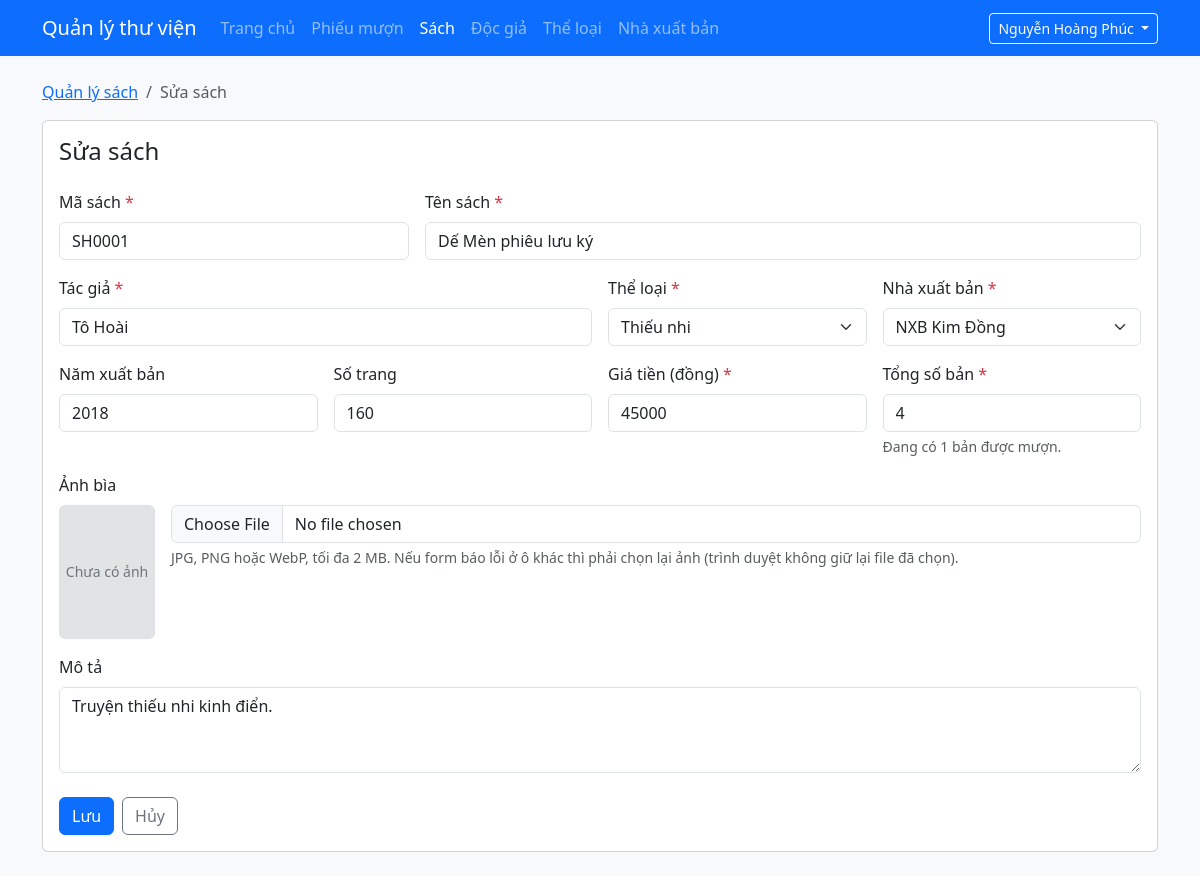
The page /admin/sach-form.php?id=1 (signed in) on the database its author committed.
### tables this page shows
CREATE TABLE sach (
  id            INT UNSIGNED NOT NULL AUTO_INCREMENT PRIMARY KEY,
  ma_sach       VARCHAR(20)  NOT NULL UNIQUE,
  ten_sach      VARCHAR(200) NOT NULL,
  tac_gia       VARCHAR(150) NOT NULL,
  id_theloai    INT UNSIGNED NOT NULL,
  id_nxb        INT UNSIGNED NOT NULL,
  nam_xuat_ban  SMALLINT UNSIGNED NULL,
  so_trang      SMALLINT UNSIGNED NULL,
  gia_tien      DECIMAL(12,0) NOT NULL DEFAULT 0,    
  hinh_bia      VARCHAR(255) NULL,                   
  so_luong      INT UNSIGNED NOT NULL DEFAULT 1,     
  so_con_lai    INT UNSIGNED NOT NULL DEFAULT 1,     
  mo_ta         TEXT NULL,
  CONSTRAINT fk_sach_theloai FOREIGN KEY (id_theloai) REFERENCES theloai(id),
  CONSTRAINT fk_sach_nxb     FOREIGN KEY (id_nxb)     REFERENCES nhaxuatban(id),
  CHECK (gia_tien >= 0),
  CHECK (so_con_lai <= so_luong),                    
  INDEX idx_sach_ten (ten_sach)                      
);

CREATE TABLE theloai (
  id          INT UNSIGNED NOT NULL AUTO_INCREMENT PRIMARY KEY,
  ten_theloai VARCHAR(100) NOT NULL UNIQUE
);

CREATE TABLE nhaxuatban (
  id       INT UNSIGNED NOT NULL AUTO_INCREMENT PRIMARY KEY,
  ten_nxb  VARCHAR(150) NOT NULL UNIQUE,
  dia_chi  VARCHAR(255) NULL
);

### includes/helpers.php (called while the page is built, shortened)
<?php
function e($chuoi): string
{
    return htmlspecialchars((string) $chuoi, ENT_QUOTES | ENT_SUBSTITUTE, 'UTF-8');
}
function layChuoiGet(string $ten): string
{
    $giaTri = $_GET[$ten] ?? '';
    return is_string($giaTri) ? trim($giaTri) : '';
}
function lopLoi(array $loi, string $truong): string
{
    return isset($loi[$truong]) ? ' is-invalid' : '';
}

### includes/csdl.php (called while the page is built, shortened)
<?php
function truyVan(mysqli $conn, string $sql, string $kieu = '', array $thamSo = []): mysqli_stmt
{
    $stmt = mysqli_prepare($conn, $sql);
    if ($kieu !== '') {
        mysqli_stmt_bind_param($stmt, $kieu, ...$thamSo);
    }
    mysqli_stmt_execute($stmt);
    return $stmt;
}

### includes/anh-bia.php (called while the page is built, shortened)
<?php
function laDuongDanAnhBia(?string $duongDan): bool
{
    if ($duongDan === null) {
        return false;
    }
    return preg_match('#^' . ANH_BIA_THU_MUC . '/[a-f0-9]{32}\.(jpg|png|webp)$#', $duongDan) === 1;
}
function urlAnhBia(?string $duongDan): ?string
{
    if (!laDuongDanAnhBia($duongDan)) {
        return null;
    }
    return '../' . $duongDan;
}

### admin/sach-form.php (the view, shortened to what this page needs)
<?php
require_once __DIR__ . '/../includes/khoi-tao-admin.php';
require_once __DIR__ . '/../includes/anh-bia.php';
$dangSua     = isset($_GET['id']);
$sachHienTai = null;
$dangMuon    = 0;
if ($dangSua) {
    $idSach = filter_var(layChuoiGet('id'), FILTER_VALIDATE_INT, ['options' => ['min_range' => 1]]);
    if ($idSach !== false) {
        $stmt = truyVan($conn, 'SELECT * FROM sach WHERE id = ?', 'i', [$idSach]);
        $sachHienTai = mysqli_fetch_assoc(mysqli_stmt_get_result($stmt));
    }
    $stmt = truyVan(
        $conn,
        'SELECT COUNT(*) FROM chitietphieumuon WHERE id_sach = ? AND ngay_tra_thuc_te IS NULL',
        'i',
        [$idSach]
    );
    $dangMuon = (int) mysqli_fetch_row(mysqli_stmt_get_result($stmt))[0];
}
$dsTheLoai = mysqli_fetch_all(mysqli_query($conn, 'SELECT id, ten_theloai FROM theloai ORDER BY ten_theloai'), MYSQLI_ASSOC);
$dsNxb     = mysqli_fetch_all(mysqli_query($conn, 'SELECT id, ten_nxb FROM nhaxuatban ORDER BY ten_nxb'), MYSQLI_ASSOC);
$cacTruong = ['ma_sach', 'ten_sach', 'tac_gia', 'id_theloai', 'id_nxb', 'nam_xuat_ban', 'so_trang', 'gia_tien', 'so_luong', 'mo_ta'];
$giaTri    = array_fill_keys($cacTruong, '');
$giaTri['so_luong'] = '1';
$giaTri['gia_tien'] = '0';
if ($dangSua) {
    foreach ($cacTruong as $truong) {
        $giaTri[$truong] = (string) ($sachHienTai[$truong] ?? '');
    }
}
$loi = [];
$hinhBiaDangLuu = $dangSua ? ($sachHienTai['hinh_bia'] ?? null) : null;
$urlAnhHienTai  = urlAnhBia($hinhBiaDangLuu);
$tieuDe      = $dangSua ? 'Sửa sách' : 'Thêm sách';
require __DIR__ . '/../includes/admin-dau.php';
?>
<nav aria-label="breadcrumb">
    <ol class="breadcrumb">
        <li class="breadcrumb-item"><a href="sach.php">Quản lý sách</a></li>
        <li class="breadcrumb-item active" aria-current="page"><?= e($tieuDe) ?></li>
    </ol>
</nav>
<div class="card">
    <div class="card-body">
        <h1 class="h4 mb-4"><?= e($tieuDe) ?></h1>
        <form method="post" enctype="multipart/form-data" novalidate>
            <div class="row g-3">
                <div class="col-md-4">
                    <label for="ma_sach" class="form-label">Mã sách <span class="text-danger">*</span></label>
                    <input type="text" class="form-control<?= lopLoi($loi, 'ma_sach') ?>" id="ma_sach" name="ma_sach"
                           value="<?= e($giaTri['ma_sach']) ?>" maxlength="20">
                </div>
                <div class="col-md-8">
                    <label for="ten_sach" class="form-label">Tên sách <span class="text-danger">*</span></label>
                    <input type="text" class="form-control<?= lopLoi($loi, 'ten_sach') ?>" id="ten_sach" name="ten_sach"
                           value="<?= e($giaTri['ten_sach']) ?>" maxlength="200">
                </div>
                <div class="col-md-6">
                    <label for="tac_gia" class="form-label">Tác giả <span class="text-danger">*</span></label>
                    <input type="text" class="form-control<?= lopLoi($loi, 'tac_gia') ?>" id="tac_gia" name="tac_gia"
                           value="<?= e($giaTri['tac_gia']) ?>" maxlength="150">
                </div>
                <div class="col-md-3">
                    <label for="id_theloai" class="form-label">Thể loại <span class="text-danger">*</span></label>
                    <select class="form-select<?= lopLoi($loi, 'id_theloai') ?>" id="id_theloai" name="id_theloai">
                        <?php foreach ($dsTheLoai as $theLoai): ?>
                            <option value="<?= (int) $theLoai['id'] ?>"<?= ((string) $theLoai['id'] === $giaTri['id_theloai']) ? ' selected' : '' ?>>
                                <?= e($theLoai['ten_theloai']) ?>
                            </option>
                        <?php endforeach; ?>
                    </select>
                </div>
                <div class="col-md-3">
                    <label for="id_nxb" class="form-label">Nhà xuất bản <span class="text-danger">*</span></label>
                    <select class="form-select<?= lopLoi($loi, 'id_nxb') ?>" id="id_nxb" name="id_nxb">
                        <?php foreach ($dsNxb as $nxb): ?>
                            <option value="<?= (int) $nxb['id'] ?>"<?= ((string) $nxb['id'] === $giaTri['id_nxb']) ? ' selected' : '' ?>>
                                <?= e($nxb['ten_nxb']) ?>
                            </option>
                        <?php endforeach; ?>
                    </select>
                </div>
                <div class="col-6 col-md-3">
                    <label for="nam_xuat_ban" class="form-label">Năm xuất bản</label>
                    <input type="text" inputmode="numeric" class="form-control<?= lopLoi($loi, 'nam_xuat_ban') ?>"
                           id="nam_xuat_ban" name="nam_xuat_ban" value="<?= e($giaTri['nam_xuat_ban']) ?>">
                </div>
                <div class="col-6 col-md-3">
                    <label for="so_trang" class="form-label">Số trang</label>
                    <input type="text" inputmode="numeric" class="form-control<?= lopLoi($loi, 'so_trang') ?>"
                           id="so_trang" name="so_trang" value="<?= e($giaTri['so_trang']) ?>">
                </div>
                <div class="col-6 col-md-3">
                    <label for="gia_tien" class="form-label">Giá tiền (đồng) <span class="text-danger">*</span></label>
                    <input type="text" inputmode="numeric" class="form-control<?= lopLoi($loi, 'gia_tien') ?>"
                           id="gia_tien" name="gia_tien" value="<?= e($giaTri['gia_tien']) ?>">
                </div>
                <div class="col-6 col-md-3">
                    <label for="so_luong" class="form-label">Tổng số bản <span class="text-danger">*</span></label>
                    <input type="text" inputmode="numeric" class="form-control<?= lopLoi($loi, 'so_luong') ?>"
                           id="so_luong" name="so_luong" value="<?= e($giaTri['so_luong']) ?>">
                    <?php if ($dangSua): ?>
                        <div class="form-text">Đang có <?= $dangMuon ?> bản được mượn.</div>
                    <?php endif; ?>
                </div>
                <div class="col-12">
                    <label for="hinh_bia" class="form-label">Ảnh bìa</label>
                    <div class="d-flex gap-3 align-items-start">
                        <?php if ($urlAnhHienTai !== null): ?>
                            <img src="<?= e($urlAnhHienTai) ?>" alt="Bìa sách hiện tại" class="rounded border"
                                 style="width:96px;height:134px;object-fit:cover">
                        <?php else: ?>
                            <div class="rounded border bg-secondary-subtle text-secondary d-flex align-items-center justify-content-center text-center small"
                                 style="width:96px;height:134px">Chưa có ảnh</div>
                        <?php endif; ?>
                        <div class="flex-grow-1">
                            <input type="file" class="form-control<?= lopLoi($loi, 'hinh_bia') ?>" id="hinh_bia" name="hinh_bia"
                                   accept="image/jpeg,image/png,image/webp">
                            <div class="form-text">
                                JPG, PNG hoặc WebP, tối đa 2 MB. Nếu form báo lỗi ở ô khác thì phải chọn lại ảnh
                                (trình duyệt không giữ lại file đã chọn).
                            </div>
                        </div>
                    </div>
                </div>
                <div class="col-12">
                    <label for="mo_ta" class="form-label">Mô tả</label>
                    <textarea class="form-control<?= lopLoi($loi, 'mo_ta') ?>" id="mo_ta" name="mo_ta" rows="3"><?= e($giaTri['mo_ta']) ?></textarea>
                </div>
            </div>
            <div class="mt-4 d-flex gap-2">
                <button type="submit" class="btn btn-primary">Lưu</button>
                <a href="sach.php" class="btn btn-outline-secondary">Hủy</a>
            </div>
        </form>
    </div>
</div>
<?php require __DIR__ . '/../includes/admin-cuoi.php'; ?>

### rows shown on the page
sach: ma_sach "SH0001", ten_sach "Dế Mèn phiêu lưu ký", tac_gia "Tô Hoài", id_theloai "Thiếu nhi", id_nxb "NXB Kim Đồng", nam_xuat_ban "2018", so_trang "160", gia_tien "45000", so_luong "4", mo_ta "Truyện thiếu nhi kinh điển."

### other values the page prints
$nhanVien['ho_ten'] "Nguyễn Hoàng Phúc"
$tieuDe "Sửa sách"
$dangMuon "1"
